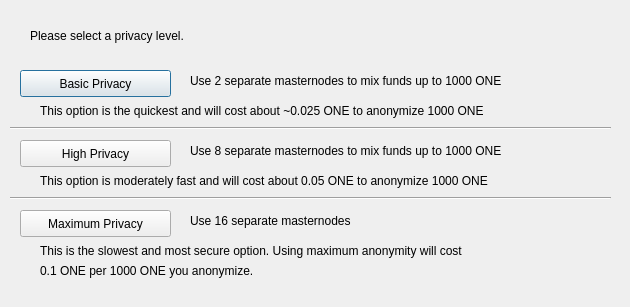
<?xml version="1.0" encoding="UTF-8"?>
<ui version="4.0">
 <class>DarksendConfig</class>
 <widget class="QDialog" name="DarksendConfig">
  <property name="geometry">
   <rect>
    <x>0</x>
    <y>0</y>
    <width>630</width>
    <height>307</height>
   </rect>
  </property>
  <property name="windowTitle">
   <string>Configure PrivateSend</string>
  </property>
  <widget class="QPushButton" name="buttonBasic">
   <property name="geometry">
    <rect>
     <x>20</x>
     <y>70</y>
     <width>151</width>
     <height>27</height>
    </rect>
   </property>
   <property name="text">
    <string>Basic Privacy</string>
   </property>
  </widget>
  <widget class="QPushButton" name="buttonHigh">
   <property name="geometry">
    <rect>
     <x>20</x>
     <y>140</y>
     <width>151</width>
     <height>27</height>
    </rect>
   </property>
   <property name="text">
    <string>High Privacy</string>
   </property>
  </widget>
  <widget class="QPushButton" name="buttonMax">
   <property name="geometry">
    <rect>
     <x>20</x>
     <y>210</y>
     <width>151</width>
     <height>27</height>
    </rect>
   </property>
   <property name="text">
    <string>Maximum Privacy</string>
   </property>
  </widget>
  <widget class="QLabel" name="label">
   <property name="geometry">
    <rect>
     <x>30</x>
     <y>20</y>
     <width>571</width>
     <height>31</height>
    </rect>
   </property>
   <property name="text">
    <string>Please select a privacy level.</string>
   </property>
  </widget>
  <widget class="QLabel" name="label_2">
   <property name="geometry">
    <rect>
     <x>190</x>
     <y>70</y>
     <width>421</width>
     <height>21</height>
    </rect>
   </property>
   <property name="text">
    <string>Use 2 separate masternodes to mix funds up to 1000 ONE</string>
   </property>
  </widget>
  <widget class="QLabel" name="label_3">
   <property name="geometry">
    <rect>
     <x>190</x>
     <y>140</y>
     <width>411</width>
     <height>21</height>
    </rect>
   </property>
   <property name="text">
    <string>Use 8 separate masternodes to mix funds up to 1000 ONE</string>
   </property>
  </widget>
  <widget class="QLabel" name="label_4">
   <property name="geometry">
    <rect>
     <x>190</x>
     <y>210</y>
     <width>421</width>
     <height>21</height>
    </rect>
   </property>
   <property name="text">
    <string>Use 16 separate masternodes</string>
   </property>
  </widget>
  <widget class="QLabel" name="label_6">
   <property name="geometry">
    <rect>
     <x>40</x>
     <y>100</y>
     <width>561</width>
     <height>21</height>
    </rect>
   </property>
   <property name="text">
    <string>This option is the quickest and will cost about ~0.025 ONE to anonymize 1000 ONE</string>
   </property>
  </widget>
  <widget class="QLabel" name="label_7">
   <property name="geometry">
    <rect>
     <x>40</x>
     <y>170</y>
     <width>561</width>
     <height>21</height>
    </rect>
   </property>
   <property name="text">
    <string>This option is moderately fast and will cost about 0.05 ONE to anonymize 1000 ONE</string>
   </property>
  </widget>
  <widget class="QLabel" name="label_8">
   <property name="geometry">
    <rect>
     <x>40</x>
     <y>240</y>
     <width>561</width>
     <height>21</height>
    </rect>
   </property>
   <property name="text">
    <string>This is the slowest and most secure option. Using maximum anonymity will cost</string>
   </property>
  </widget>
  <widget class="QLabel" name="label_9">
   <property name="geometry">
    <rect>
     <x>40</x>
     <y>260</y>
     <width>561</width>
     <height>21</height>
    </rect>
   </property>
   <property name="text">
    <string>0.1 ONE per 1000 ONE you anonymize.</string>
   </property>
  </widget>
  <widget class="Line" name="line">
   <property name="geometry">
    <rect>
     <x>10</x>
     <y>120</y>
     <width>601</width>
     <height>16</height>
    </rect>
   </property>
   <property name="orientation">
    <enum>Qt::Horizontal</enum>
   </property>
  </widget>
  <widget class="Line" name="line_2">
   <property name="geometry">
    <rect>
     <x>10</x>
     <y>190</y>
     <width>601</width>
     <height>16</height>
    </rect>
   </property>
   <property name="orientation">
    <enum>Qt::Horizontal</enum>
   </property>
  </widget>
 </widget>
 <resources/>
 <connections/>
</ui>
